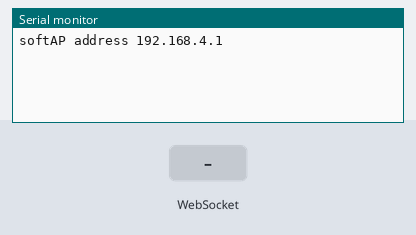
Recording of a sketch running on a simulated ESP32. On the bench: the last lines printed to the serial monitor. The test bench sets the inputs (shaded band).

Above: at 1.2 s.
1.3 s: WebSocket text "1" received
At 2.1 s:
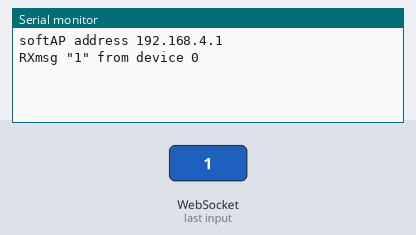
2.8 s: WebSocket text "0" received
At 3.2 s:
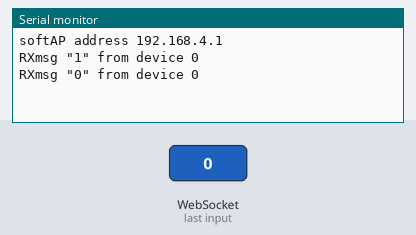
4.3 s: WebSocket text "2" received
At 5.5 s:
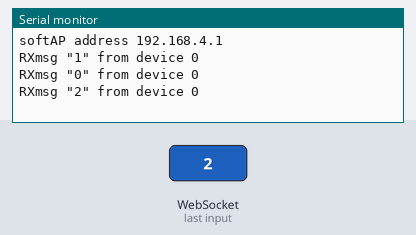

Measured:
- after the input at 1.3 s, the serial monitor: prints a new line at once (image 1)
- after the input at 2.8 s, the serial monitor: prints a new line at once (image 2)
- after the input at 4.3 s, the serial monitor: prints a new line at once (image 3)

The sketch:

Listing_WebSockets_server_Table8-2.ino
```cpp
/*******************************************************************************
 * Sketch name: Receive message from transmitting ESP32
 * Description: Table 8-2
 * Created on:  February 2023
 * Author:      Neil Cameron
 * Book:        ESP32 Communication
 * Chapter :    8 - WebSocket, remote access and OTA
 ******************************************************************************/

#include <WebSocketsServer.h>
WebSocketsServer websocket = WebSocketsServer(81);
char ssid[ ] = "login";
char password[ ] = "pass1234";
String str;

void setup()
{
  Serial.begin(115200);
  WiFi.softAP(ssid,password);
  Serial.print("softAP address ");
  Serial.println(WiFi.softAPIP());
  websocket.begin();
  websocket.onEvent(wsEvent);
}

void wsEvent(uint8_t n, WStype_t type, uint8_t * RXmsg, size_t length)
{
  if(type == WStype_TEXT)
  {
    Serial.printf("RXmsg \"%s\" from device %d \n", RXmsg, n);
    str = "";
    for (int i=0; i<length; i++) if (isDigit(RXmsg[i])) str = str + char(RXmsg[i]);
    websocket.sendTXT(n, "msg rcvd " +str);
  }
}

void loop()
{
  websocket.loop();
}
```
